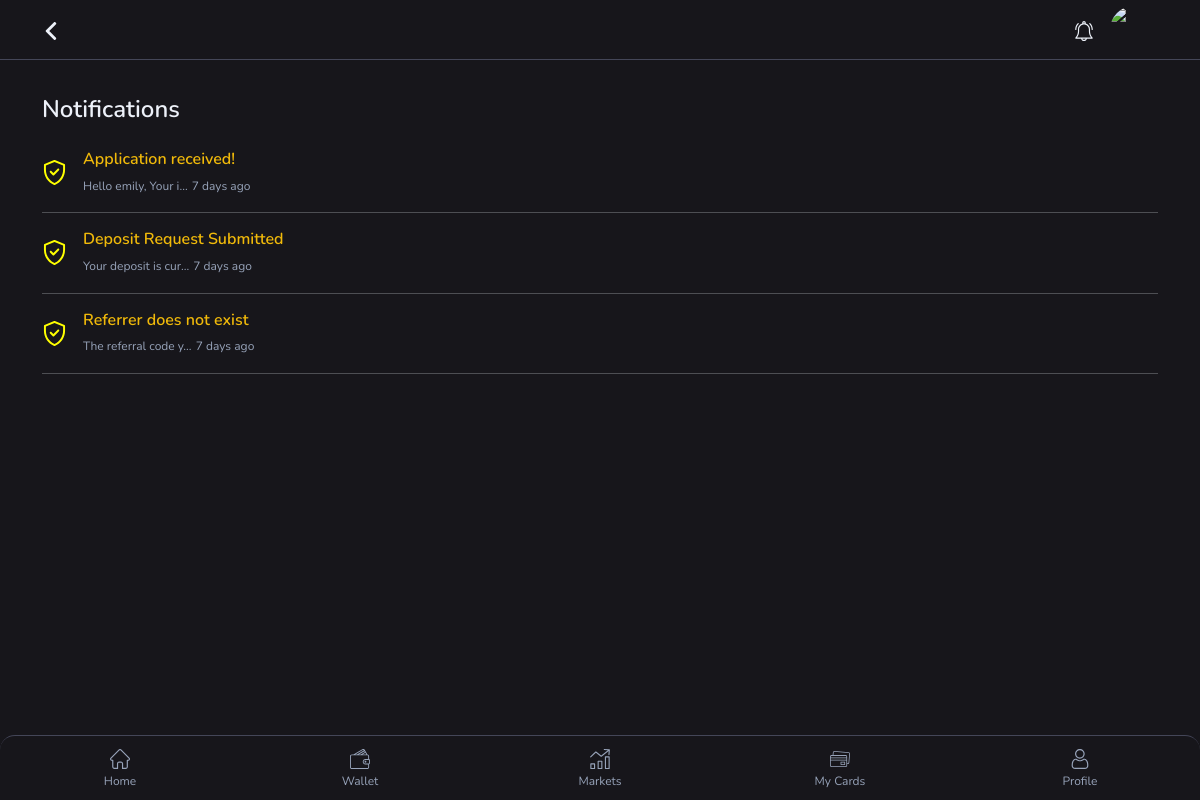
The app's page /app/notifications/ (signed in) with its own data.
### app/models.py (models this page shows, shortened)
class Notifications(models.Model):
    user = models.ForeignKey(CustomUser, on_delete=models.CASCADE)
    title = models.CharField(max_length=100, default= 'Welcome!')
    message = models.TextField(default='Welcome')
    created_at = models.DateTimeField(auto_now_add=True)
    seen = models.BooleanField(default=False)

### app/views.py (the view)
# urls.py: path('notifications/', views.notifications, name='notifications'),
@login_required
def notifications(request):
    user = request.user
    profile = Profiles.objects.get(user=user)
    dp = profile.profile_pic.url
    notifications = Notifications.objects.filter(user=user).order_by('-created_at')
    context = {
        'user': user,
        'profile': profile,
        'dp': dp,
        'notifications': notifications
    }
    return render(request, 'notifications.html', context)

### app/views.py (called while the page is built, shortened)
def fetch_exchange_rates(user):
    cache_key = 'exchange_rates'
    cache_timeout = 12 * 60 * 60
    exchange_rates = cache.get(cache_key)
    if exchange_rates:
        gbp_to_usd = exchange_rates['USD']
        gbp_to_eur = exchange_rates['EUR']
        update_user_balances(gbp_to_usd, gbp_to_eur)
        return exchange_rates
    api_key = settings.EXCHANGE_KEY
    url = f'https://v6.exchangerate-api.com/v6/{api_key}/latest/GBP'
    try:
        response = requests.get(url).json()
    except requests.ConnectionError:
        logger.error('Could not fetch the latest exchange rates: ', exc_info=True)
        return None

### app/templates/notifications.html (shortened to what this page needs)
{% load static %}
{% load custom_filters %}
<!DOCTYPE html>
<html lang="en">
<head>
    <link rel="stylesheet" href="{% static 'css/bootstrap.min.css' %}" type="text/css" media="all" />
    <link rel="stylesheet" href="{% static 'css/animate.min.css' %}" type="text/css" media="all" />
    <link rel="stylesheet" href="{% static 'css/owl.carousel.min.css' %}" type="text/css" media="all" />
    <link rel="stylesheet" href="{% static 'css/jquery.jConveyorTicker.min.css' %}" type="text/css" media="all" />
    <link rel="stylesheet" href="{% static 'css/style.css' %}" type="text/css" media="all" />
    <link rel="stylesheet" href="{% static 'css/offcanvas.css' %}" type="text/css" media="all" />
</head>
<body>
    <header class="header-main">
        <div class="container">
            <div class="content-header d-flex align-items-center justify-content-between">
                <div class="navbar-menu-toggler navbar-btn">
                    <a href="javascript:history.back()">
                    </a>
                </div>
                <div class="item-options">
                    <div class="item-notification me-3">
                        <a href="{% url 'notifications' %}">
                        </a>
                    </div>
                    <div class="avatar-item">
                        <a href="{% url 'profile' %}"><img src="{{ dp }}"></a>
                    </div>
                </div>
            </div>
        </div>
    </header>
    <main class="main-content">
        <div class="container">
            <div class="notification-item">
                <h4 class="main-title py-4">Notifications</h4>
                <div class="notification-list">
                    {% if notifications %}
                    {% for notification in notifications %}
                    <a data-key="{{ notification.id }}" class="action-button" href="#">
                        <div class="n-alert d-flex align-items-center mb-3">
                            <div class="flex-shrink-0">
                            </div>
                            <div class="flex-grow-1 ms-3">
                                {% if not notification.seen %}
                                <h5 class="text-primary mb-1 fs-16">{{ notification.title }}</h5>
                                {% else %}
                                <h5 class="mb-1 fs-16">{{ notification.title }}</h5>
                                {% endif %}
                                <span class="text-gray fs-12">{{ notification.message|truncatechars:20 }}</span>
                                <span class="text-end text-gray fs-12">{{ notification.created_at|time_since }}</span>
                            </div>
                        </div>
                        <hr>
                    </a>
                    {% endfor %}
                    {% else %}
                    <h3 class="notification-item">
                        You have no new notifications.
                    </h3>
                    {% endif %}
                </div>
            </div>
        </div>
    </main>
    <footer>
        <div class="container">
            <div class="footer-bar">
                <a href="{% url 'home' %}">
                     Home
                </a>
                <a href="{% url 'wallet' %}">
                     Wallet
                </a>
                <a href="{% url 'markets' %}">
                     Markets
                </a>
                <a href="{% url 'cards' %}">
                     My Cards
                </a>
                <a href="{% url 'profile' %}">
                     Profile
                </a>
            </div>
        </div>
    </footer>
</body>
</html>

### app/static/css/style.css (style rules this page uses)
:root { --color1: #17161b; --color2: #F0B90A; --color3: #2a2d3c; --color4: #edf1f9; --color5: #fff; --color6: #3366ff; --color7: #97a3b9; --color8: #22B973; --color9: #B92269; --pill: 2.5rem; --round: 50%; --full: 100%; }
* { margin: 0; padding: 0; }
body, html { background-color: var(--color1); margin: 0; padding: 0; font-family: Nunito; font-size: 16px; color: var(--color4); line-height: 1.4; font-weight: 400; box-sizing: border-box; -webkit-font-smoothing: antialiased; }
h1, h2, h3, h4, h5, h6 { font-family: Nunito; color: var(--color4); line-height: 1.3; font-weight: 600; margin-bottom: 0; }
.fs-12 { font-size: 12px; }
.fs-16 { font-size: 16px; }
hr:not([size]) { background: var(--color4); }
a { color: inherit; text-decoration: none; }
img { max-width: 100%; height: auto; }
.text-gray { color: var(--color7); }
.text-primary { color: var(--color2) !important; }
.header-main { background-color: var(--color1); width: 100%; height: 60px; position: fixed; top: 0; left: 0; right: 0; z-index: 999; border-bottom: 1px solid #444658; }
.header-main a { color: var(--color4); }
.content-header { height: 60px; }
.item-options { display: -webkit-box; display: -ms-flexbox; display: flex; -webkit-box-align: center; -ms-flex-align: center; align-items: center; }
.avatar-item a { width: 3rem; height: 3rem; border-radius: 50%; display: -webkit-box; display: -ms-flexbox; display: flex; overflow: hidden; }
.main-content { position: relative; margin-top: 70px; margin-bottom: 82px; }
.footer-bar { position: fixed; left: 0; right: 0; top: auto; bottom: 0; width: 100%; height: 65px; background: var(--color1); border-top: 1px solid #444658; display: flex; justify-content: center; align-items: center; border-radius: 15px 15px 0 0; z-index: 999; overflow: hidden; }
.footer-bar a { width: 20%; float: left; padding: 0; font-size: 12px; color: var(--color7); line-height: 24px; margin-top: 5px; display: flex; flex-direction: column; align-items: center; flex: 1; text-align: center; text-decoration: none; text-overflow: ellipsis; white-space: nowrap; }

### records on screen
Notifications: seen False (drawn), title "Application received!", message "Hello emily, Your i…", created_at "7 days ago"
Notifications: seen False (drawn), title "Deposit Request Submitted", message "Your deposit is cur…", created_at "7 days ago"
Notifications: seen False (drawn), title "Referrer does not exist", message "The referral code y…", created_at "7 days ago"
